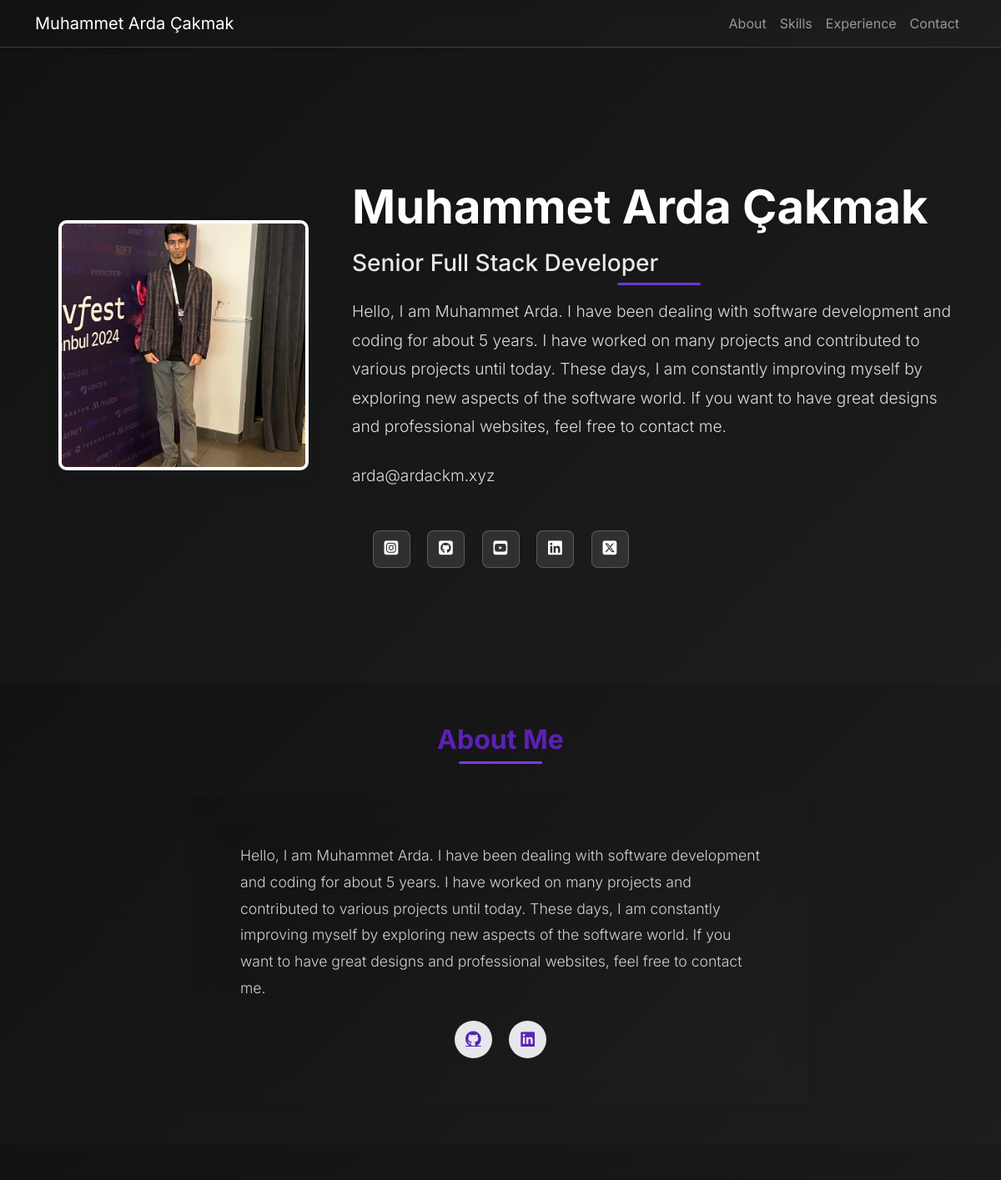
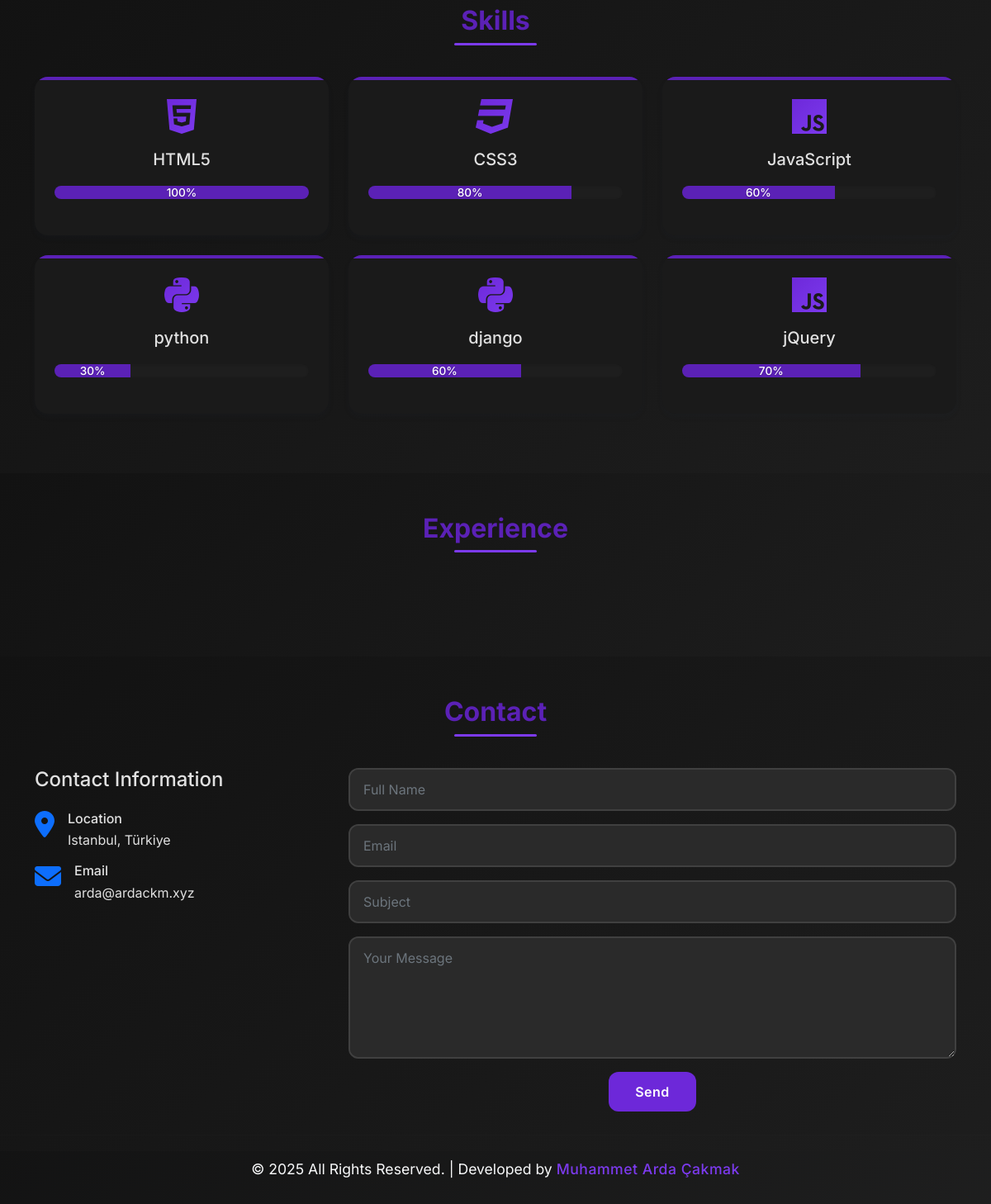
The page / on the database its author committed (2 pictures, top to bottom).
### main/models.py (models this page shows, shortened)
class PersonalInfo(models.Model):
    full_name = models.CharField(max_length=100)
    title = models.CharField(max_length=200)
    description = models.TextField()
    profile_image = models.ImageField(upload_to='profile/')
    cv_file = models.FileField(upload_to='cv/', blank=True, null=True)
    email = models.EmailField()
    github = models.URLField(blank=True)
    linkedin = models.URLField(blank=True)
    location = models.CharField(max_length=200, help_text="Örn: İstanbul, Türkiye")
    social_media = models.ManyToManyField('SocialMedia', blank=True)

class SocialMedia(models.Model):
    name = models.CharField(max_length=50)
    url = models.URLField()
    icon = models.CharField(max_length=50, help_text="Font Awesome class name (örn: fab fa-github)")
    order = models.PositiveIntegerField(default=0)
    class Meta:
        ordering = ['order']
        verbose_name_plural = 'Social Media Links'

class Skill(models.Model):
    name = models.CharField(max_length=100)
    percentage = models.IntegerField(default=0)
    icon = models.CharField(max_length=50, help_text="Font Awesome class name", blank=True, null=True)
    order = models.PositiveIntegerField(default=0)  # Sıralama için eklendi
    class Meta:
        ordering = ['order']  # Varsayılan sıralama

### main/views.py (the view)
# urls.py: path('', views.home, name='home'),
def home(request):
    try:
        social_media = SocialMedia.objects.all()
    except:
        social_media = []
    context = {
        'personal_info': PersonalInfo.objects.first(),
        'social_media': social_media,
        'skills': Skill.objects.all().order_by('order'),  # Sıralamaya göre getir
        'experiences': Experience.objects.all().order_by('-start_date'),
    }
    return render(request, 'main/home.html', context)

### templates/main/home.html (shortened to what this page needs)
{% extends 'main/base.html' %}
{% block content %}
<section id="hero" class="vh-100 d-flex align-items-center fade-in">
    <div class="container text-center">
        <div class="row align-items-center">
            <div class="col-lg-4 text-center mb-4 mb-lg-0">
                <img src="{{ personal_info.profile_image.url }}" alt="{{ personal_info.full_name }}" class="hero-image">
            </div>
            <div class="col-lg-8 text-center text-lg-start">
                <h1 class="display-4 mb-3">{{ personal_info.full_name }}</h1>
                <h2 class="h3 mb-4">{{ personal_info.title }}</h2>
                <p class="lead mb-4">{{ personal_info.description }}</p>
                <p class="lead mb-4">{{ personal_info.email }}</p>
            </div>
        </div>
        <div class="social-links mt-4">
            {% for social in social_media %}
            <a href="{{ social.url }}" target="_blank" class="mx-2" title="{{ social.name }}">
                <i class="{{ social.icon }}"></i>
            </a>
            {% endfor %}
        </div>
    </div>
</section>
<section id="about" class="py-5 fade-in">
    <div class="container">
        <h2 class="text-center mb-5">About Me</h2>
        <div class="row justify-content-center">
            <div class="col-md-8">
                <div class="card border-0 shadow-sm">
                    <div class="card-body p-4">
                        <p class="lead text-muted">{{ personal_info.description }}</p>
                        <div class="social-links mt-4 text-center">
                            {% if personal_info.github %}
                            <a href="{{ personal_info.github }}" target="_blank" class="mx-2"><i class="fab fa-github"></i></a>
                            {% endif %}
                            {% if personal_info.linkedin %}
                            <a href="{{ personal_info.linkedin }}" target="_blank" class="mx-2"><i class="fab fa-linkedin"></i></a>
                            {% endif %}
                        </div>
                    </div>
                </div>
            </div>
        </div>
    </div>
</section>
<section id="skills" class="py-5 bg-light fade-in">
    <div class="container">
        <h2 class="text-center mb-5">Skills</h2>
        <div class="row">
            {% for skill in skills %}
            <div class="col-md-6 col-lg-4 mb-4">
                <div class="skill-item text-center p-4">
                    <i class="{{ skill.icon }} fa-3x mb-3"></i>
                    <h3 class="h5">{{ skill.name }}</h3>
                    <div class="progress">
                        <div class="progress-bar" role="progressbar" style="width: {{ skill.percentage }}%" aria-valuenow="{{ skill.percentage }}" aria-valuemin="0" aria-valuemax="100">
                            {{ skill.percentage }}%
                        </div>
                    </div>
                </div>
            </div>
            {% endfor %}
        </div>
    </div>
</section>
<section id="experience" class="py-5 fade-in">
    <div class="container">
        <h2 class="text-center mb-5">Experience</h2>
        <div class="timeline">
        </div>
    </div>
</section>
<section id="contact" class="py-5 fade-in">
    <div class="container">
        <h2 class="text-center mb-5">Contact</h2>
        <div class="row">
            <div class="col-md-4 mb-4 mb-md-0">
                <div class="contact-info">
                    <h3 class="h4 mb-4">Contact Information</h3>
                    <div class="d-flex mb-3">
                        <i class="fas fa-map-marker-alt fa-2x me-3 text-primary"></i>
                        <div>
                            <h4 class="h6 mb-1">Location</h4>
                            <p class="mb-0">{{ personal_info.location }}</p>
                        </div>
                    </div>
                    <div class="d-flex">
                        <i class="fas fa-envelope fa-2x me-3 text-primary"></i>
                        <div>
                            <h4 class="h6 mb-1">Email</h4>
                            <p class="mb-0">{{ personal_info.email }}</p>
                        </div>
                    </div>
                </div>
            </div>
            <div class="col-md-8">
                <form id="contactForm" method="post" action="{% url 'main:contact' %}">
                    <div class="mb-3">
                        <input type="text" class="form-control" name="full_name" placeholder="Full Name" required>
                    </div>
                    <div class="mb-3">
                        <input type="email" class="form-control" name="email" placeholder="Email" required>
                    </div>
                    <div class="mb-3">
                        <input type="text" class="form-control" name="subject" placeholder="Subject" required>
                    </div>
                    <div class="mb-3">
                        <textarea class="form-control" name="message" rows="5" placeholder="Your Message" required></textarea>
                    </div>
                    <div class="text-center">
                        <button type="submit" class="btn btn-primary">Send</button>
                    </div>
                </form>
            </div>
        </div>
    </div>
</section>
{% endblock %}

### templates/main/base.html (shortened to what this page needs)
{% load static %}
<!DOCTYPE html>
<html lang="en">
<head>
    <link href="https://cdn.jsdelivr.net/npm/bootstrap@5.1.3/dist/css/bootstrap.min.css" rel="stylesheet">
    <link href="https://cdnjs.cloudflare.com/ajax/libs/font-awesome/6.5.1/css/all.min.css" rel="stylesheet">
    <link href="{% static 'css/style.css' %}" rel="stylesheet">
</head>
<body>
    <nav class="navbar navbar-expand-lg navbar-dark bg-dark fixed-top">
        <div class="container">
            <a class="navbar-brand" href="{% url 'main:home' %}">{{ personal_info.full_name }}</a>
            <div class="collapse navbar-collapse" id="navbarNav">
                <ul class="navbar-nav ms-auto">
                    <li class="nav-item">
                        <a class="nav-link" href="#about">About</a>
                    </li>
                    <li class="nav-item">
                        <a class="nav-link" href="#skills">Skills</a>
                    </li>
                    <li class="nav-item">
                        <a class="nav-link" href="#experience">Experience</a>
                    </li>
                    <li class="nav-item">
                        <a class="nav-link" href="#contact">Contact</a>
                    </li>
                </ul>
            </div>
        </div>
    </nav>
    <main class="main-content">
        {% block content %}
        {% endblock %}
    </main>
    <footer class="bg-dark text-light">
        <div class="container">
            <div class="row py-4 align-items-center justify-content-center">
                <div class="col-md-12 text-center">
                    <p class="copyright mb-0">© 2025 All Rights Reserved. | Developed by <a href="https://github.com/Ardackm">Muhammet Arda Çakmak</a></p>
                </div>
            </div>
        </div>
    </footer>
</body>
</html>

### rows shown on the page
PersonalInfo: full_name "Muhammet Arda Çakmak", profile_image (picture), title "Senior Full Stack Developer", description "Hello, I am Muhammet Arda. I have been dealing with software development and coding for about 5 years. I have worked on many projects and contributed to various projects until today. These days, I am constantly improving myself by exploring new aspects of the software world. If you want to have great designs and professional websites, feel free to contact me.", email "arda@ardackm.xyz", location "Istanbul, Türkiye"
Skill: name "HTML5", percentage "100"
Skill: name "CSS3", percentage "80"
Skill: name "JavaScript", percentage "60"
Skill: name "python", percentage "30"
Skill: name "django", percentage "60"
Skill: name "jQuery", percentage "70"
